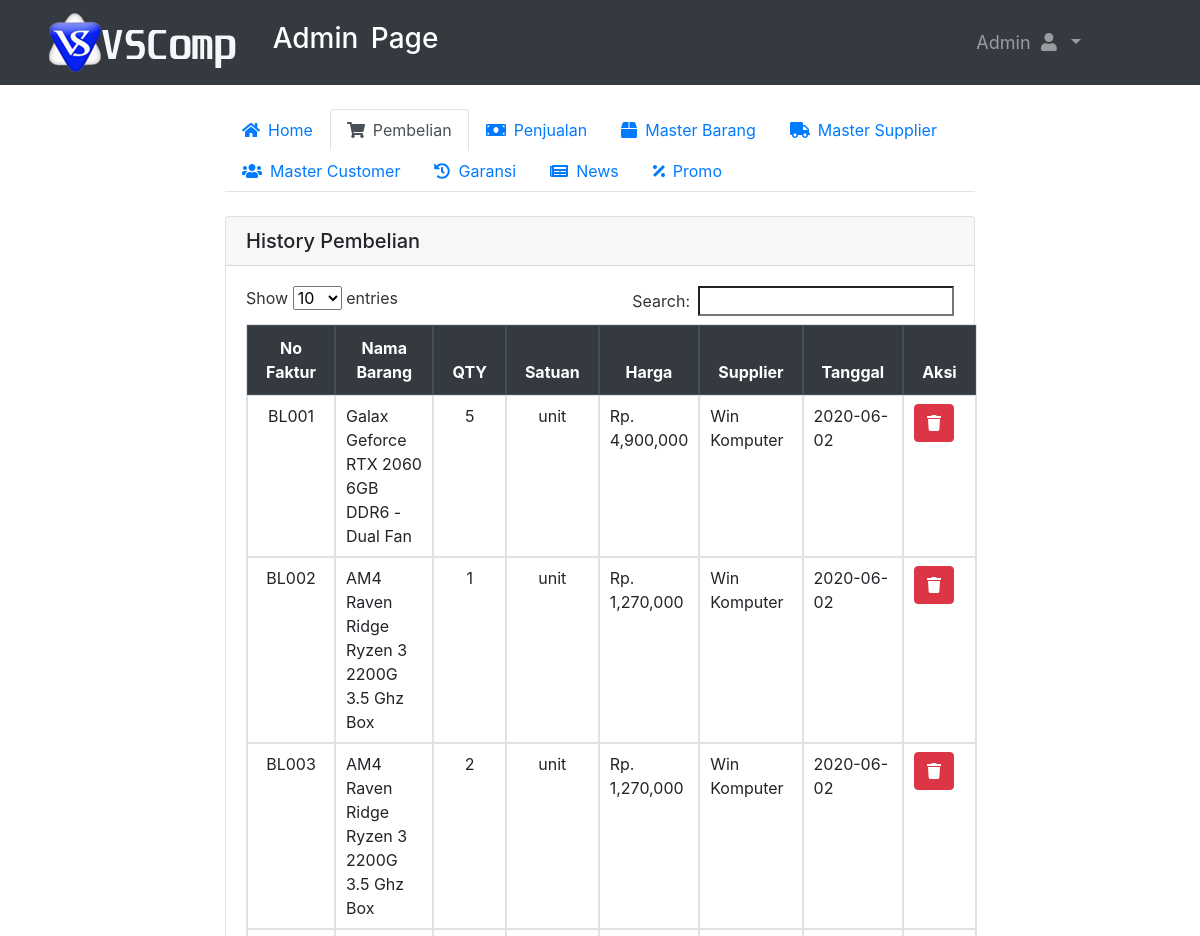
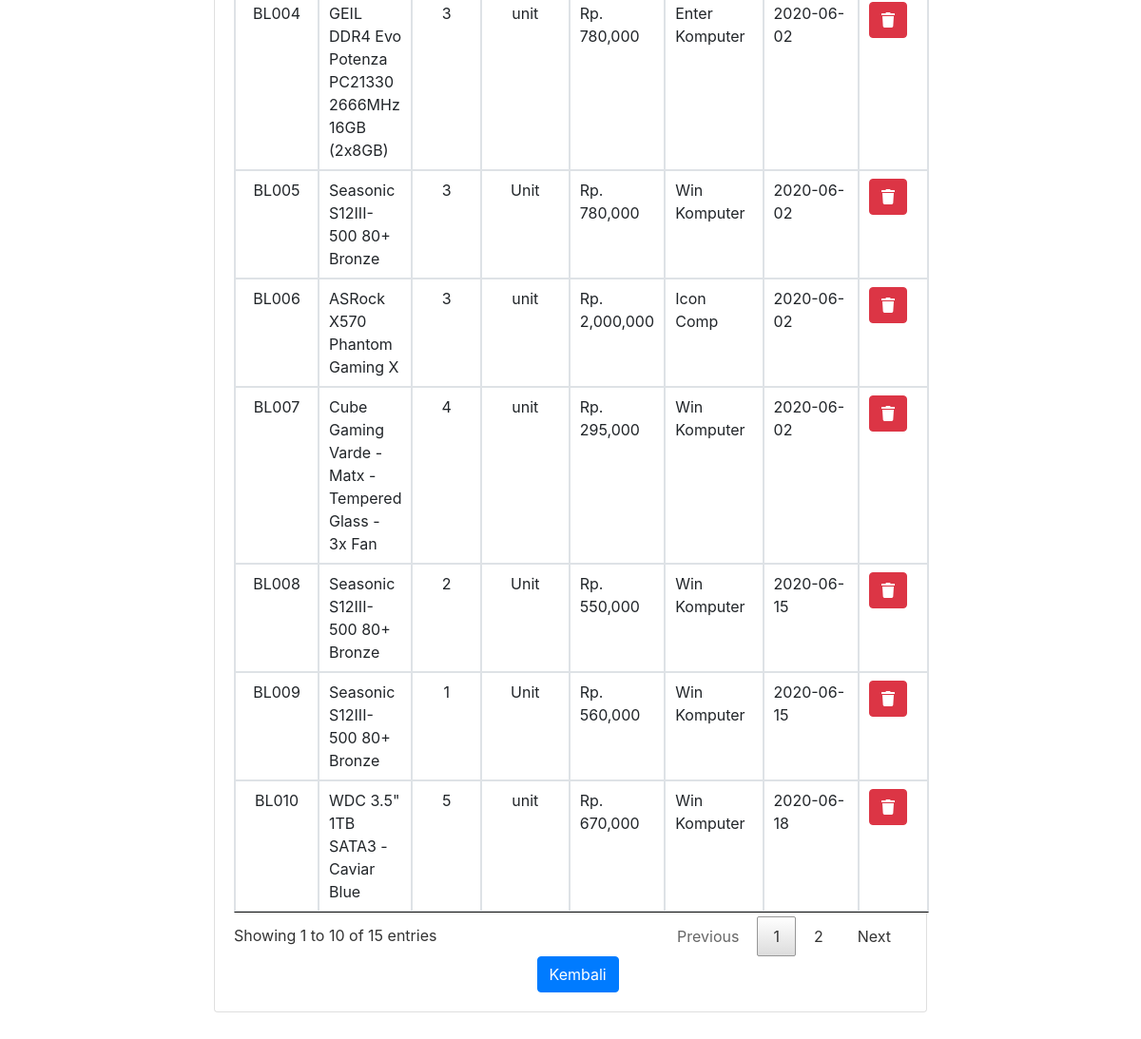
/admin/history-pembelian.php (signed in), run on the app's committed database (2 pictures, top to bottom).
### tables this page shows
CREATE TABLE `pembelian_barang` (
  `ID_BELI` varchar(50) NOT NULL,
  `ID_SUPP` int(11) DEFAULT NULL,
  `ID_BARANG` varchar(100) DEFAULT NULL,
  `ID_LOGIN` int(11) DEFAULT NULL,
  `JUMLAH` int(11) DEFAULT NULL,
  `SATUAN` varchar(10) DEFAULT NULL,
  `HARGA_BELI` double DEFAULT NULL,
  `TGL_BELI` date DEFAULT NULL
);

CREATE TABLE `master_barang` (
  `ID_BARANG` varchar(100) NOT NULL,
  `ID_KATEGORI` int(11) DEFAULT NULL,
  `NAMA_BARANG` varchar(100) DEFAULT NULL,
  `STOK` int(11) DEFAULT NULL,
  `SATUAN` varchar(10) DEFAULT NULL,
  `HARGA_JUAL` double DEFAULT NULL,
  `STATUS` varchar(10) DEFAULT NULL
);

CREATE TABLE `supplier` (
  `ID_SUPP` int(11) NOT NULL,
  `NAMA` varchar(100) DEFAULT NULL,
  `ALAMAT` varchar(200) DEFAULT NULL,
  `NO_HP` varchar(15) DEFAULT NULL
);

### function/function.php (called while the page is built, shortened)
<?php
 $conn= mysqli_connect ("localhost","root","","coba_penjualan");
function tampil_data($query){
  global $conn;
  $hasil = mysqli_query ($conn,$query);
  $array = [];
  while($data = mysqli_fetch_assoc($hasil)){
    $array[] = $data;
  }
  return $array;
}
?>

### admin/history-pembelian.php (the view, shortened to what this page needs)
<?php include'header.php';
?>
<div class="container-fluid custom-container">
  <div class="nav-menu">
  <ul class="nav nav-tabs" id="myTab" role="tablist">
    <li class="nav-item">
      <a class="nav-link" id="home-tab" href="dasboard.php" role="tab" aria-controls="home" aria-selected="true"><i class="fas fa-home mr-2"></i>Home</a>
    </li>
    <li class="nav-item">
      <a class="nav-link active" id="contact-tab" href="pembelian.php" role="tab" aria-controls="pembelian" aria-selected="false"><i class="fas fa-shopping-cart mr-2"></i>Pembelian</a>
    </li>
    <li class="nav-item">
      <a class="nav-link" id="contact-tab" href="penjualan.php" role="tab" aria-controls="penjualan" aria-selected="false"><i class="fas fa-money-bill mr-2"></i>Penjualan</a>
    </li>
    <li class="nav-item">
      <a class="nav-link" id="barang-tab" href="master-barang.php" role="tab" aria-controls="master barang" aria-selected="false"><i class="fas fa-box mr-2"></i>Master Barang</a>
    </li>
    <li class="nav-item">
      <a class="nav-link" id="profile-tab" href="master-supplier.php" role="tab" aria-controls="master supplier" aria-selected="false"><i class="fas fa-truck mr-2"></i>Master Supplier</a>
    </li>
    <li class="nav-item">
      <a class="nav-link" id="profile-tab" href="master-customer.php" role="tab" aria-controls="master customer" aria-selected="false"><i class="fas fa-users mr-2"></i>Master Customer</a>
    </li>
    <li class="nav-item">
      <a class="nav-link" id="profile-tab" href="garansi.php" role="tab" aria-controls="garansi" aria-selected="false"><i class="fas fa-history mr-2"></i>Garansi</a>
    </li>
    <li class="nav-item">
      <a class="nav-link" id="profile-tab" href="news.php" role="tab" aria-controls="news" aria-selected="false"><i class="fas fa-newspaper mr-2"></i>News</a>
    </li>
    <li class="nav-item">
      <a class="nav-link" id="profile-tab" href="promo.php" role="tab" aria-controls="promo" aria-selected="false"><i class="fas fa-percentage mr-2"></i>Promo</a>
    </li>
  </ul>
  <div class="tab-content" id="myTabContent">
    <div class="tab-pane fade show active" id="pembelian" role="tabpanel" aria-labelledby="profile-tab">
      <br>
      <div class="card">
        <h5 class="card-header">History Pembelian</h5>
      <div class="card-body">
        <table class="table table-bordered table-responsive-sm" id="tabel-data">
          <thead class="thead-dark text-center">
            <tr>
              <th scope="col" width="9%">No Faktur</th>
              <th scope="col" width="35%">Nama Barang</th>
              <th scope="col" width="5%">QTY</th>
              <th scope="col" width="6%">Satuan</th>
              <th scope="col" width="13%">Harga</th>
              <th scope="col" width="13%">Supplier</th>
              <th scope="col" width="9%">Tanggal</th>
              <th scope="col" width="5%">Aksi</th>
            </tr>
          </thead>
          <tbody>
            <?php $data_beli = tampil_data("SELECT *  FROM pembelian_barang INNER JOIN master_barang ON
                               pembelian_barang.ID_BARANG=master_barang.ID_BARANG INNER JOIN supplier ON supplier.ID_SUPP=pembelian_barang.ID_SUPP ORDER BY ID_BELI DESC"); ?>
            <?php foreach ($data_beli as $beli) :?>
            <tr>
              <td align="center"><?=$beli["ID_BELI"]; ?></td>
              <td><?=$beli["NAMA_BARANG"]; ?></td>
              <td align="center"><?=$beli["JUMLAH"]; ?></td>
              <td align="center"><?=$beli["SATUAN"]; ?></td>
              <td>Rp. <?=number_format($beli["HARGA_BELI"]); ?></td>
              <td><?=$beli["NAMA"]; ?></td>
              <td><?=$beli["TGL_BELI"]; ?></td>
              <form class="" action="" method="get">
              <td><button class="btn btn-danger" type="submit" name="delete" value="<?=$beli["ID_BELI"]; ?>" onclick="return confirm('Apakah anda yakin ?');"><i class="fas fa-trash"></i></button></a></td>
              </form>
            </tr>
          <?php endforeach; ?>
          </tbody>
        </table>
        <a href="pembelian.php"><button class="btn btn-primary" type="submit" name="kembali" value="" style="margin-left:45%;">Kembali</button></a>
      </div>
    </div>
    </div>
  </div>
</div>
</div>
<br><br><br><br><br>
</body>
</html>

### admin/header.php (shortened to what this page needs)
<?php
include'../function/function.php';
$user = $_SESSION['username'];
$hasil = mysqli_query($conn, "SELECT *  FROM login WHERE USERNAME = '$user'");
$row = mysqli_fetch_assoc($hasil);
?>
<!DOCTYPE html>
<html lang="en">
<head>
  <link rel="stylesheet" href="../css/bootstrap.min.css">
  <link rel="stylesheet" href="../css/datatables.min.css">
  <link rel="stylesheet" href="../css/datepicker.css">
  <link rel="stylesheet" href="../fontawesome/css/all.min.css">
  <link rel="stylesheet" href="../css/admin.css?v=1.0">
</head>
<body>
  <nav class="navbar navbar-expand-sm bg-dark navbar-dark sticky-top primary-nav" id="nav">
    <div class="container-fluid">
    <a class="navbar-brand" href="dasboard.php">
    <img src="../img/LOGO+TEXT.png" alt="Logo" id="logo"></img>
    <h3 style="display:inline; margin-top:30%">Admin Page</h3>
    </a>
   <div class="collapse navbar-collapse" id="navbarSupportedContent">
    <ul class="navbar-nav ml-auto">
      <li class="nav-item dropdown">
        <a class="nav-link dropdown-toggle" href="#" id="navbarDropdown" role="button" data-toggle="dropdown" aria-haspopup="true" aria-expanded="false">
          <?php echo $row["NAMA"]; ?> <i class="fas fa-user"></i>
        </a>
        <li class="nav-item">
          <a class="nav-link" href="#"> </a>
        </li>
        <li class="nav-item">
          <a class="nav-link" href="#"> </a>
        </li>
        <li class="nav-item">
          <a class="nav-link" href="#"> </a>
        </li>
        <li class="nav-item">
          <a class="nav-link" href="#"> </a>
        </li>
        <li class="nav-item">
          <a class="nav-link" href="#"> </a>
        </li>
      </li>
    </ul>
  </div>
  </nav>
<br>

### css/admin.css (style rules this page uses)
.navbar-expand-sm { font-size: 18px; word-spacing: 5px; }
.custom-container { width: 65%; }

### data on the page
pembelian_barang: ID_BELI "BL010", ID_BARANG.NAMA_BARANG "WDC 3.5\" 1TB SATA3 - Caviar Blue", JUMLAH "5", ID_BARANG.SATUAN "unit", HARGA_BELI "670,000", ID_SUPP.NAMA "Win Komputer", TGL_BELI "2020-06-18"
pembelian_barang: ID_BELI "BL009", ID_BARANG.NAMA_BARANG "Seasonic S12III-500 80+ Bronze", JUMLAH "1", ID_BARANG.SATUAN "Unit", HARGA_BELI "560,000", ID_SUPP.NAMA "Win Komputer", TGL_BELI "2020-06-15"
pembelian_barang: ID_BELI "BL008", ID_BARANG.NAMA_BARANG "Seasonic S12III-500 80+ Bronze", JUMLAH "2", ID_BARANG.SATUAN "Unit", HARGA_BELI "550,000", ID_SUPP.NAMA "Win Komputer", TGL_BELI "2020-06-15"
pembelian_barang: ID_BELI "BL007", ID_BARANG.NAMA_BARANG "Cube Gaming Varde - Matx - Tempered Glass - 3x Fan", JUMLAH "4", ID_BARANG.SATUAN "unit", HARGA_BELI "295,000", ID_SUPP.NAMA "Win Komputer", TGL_BELI "2020-06-02"
pembelian_barang: ID_BELI "BL006", ID_BARANG.NAMA_BARANG "ASRock X570 Phantom Gaming X", JUMLAH "3", ID_BARANG.SATUAN "unit", HARGA_BELI "2,000,000", ID_SUPP.NAMA "Icon Comp", TGL_BELI "2020-06-02"
pembelian_barang: ID_BELI "BL005", ID_BARANG.NAMA_BARANG "Seasonic S12III-500 80+ Bronze", JUMLAH "3", ID_BARANG.SATUAN "Unit", HARGA_BELI "780,000", ID_SUPP.NAMA "Win Komputer", TGL_BELI "2020-06-02"
pembelian_barang: ID_BELI "BL004", ID_BARANG.NAMA_BARANG "GEIL DDR4 Evo Potenza PC21330 2666MHz 16GB (2x8GB)", JUMLAH "3", ID_BARANG.SATUAN "unit", HARGA_BELI "780,000", ID_SUPP.NAMA "Enter Komputer", TGL_BELI "2020-06-02"
pembelian_barang: ID_BELI "BL003", ID_BARANG.NAMA_BARANG "AM4 Raven Ridge Ryzen 3 2200G 3.5 Ghz Box", JUMLAH "2", ID_BARANG.SATUAN "unit", HARGA_BELI "1,270,000", ID_SUPP.NAMA "Win Komputer", TGL_BELI "2020-06-02"
pembelian_barang: ID_BELI "BL002", ID_BARANG.NAMA_BARANG "AM4 Raven Ridge Ryzen 3 2200G 3.5 Ghz Box", JUMLAH "1", ID_BARANG.SATUAN "unit", HARGA_BELI "1,270,000", ID_SUPP.NAMA "Win Komputer", TGL_BELI "2020-06-02"
pembelian_barang: ID_BELI "BL001", ID_BARANG.NAMA_BARANG "Galax Geforce RTX 2060 6GB DDR6 - Dual Fan", JUMLAH "5", ID_BARANG.SATUAN "unit", HARGA_BELI "4,900,000", ID_SUPP.NAMA "Win Komputer", TGL_BELI "2020-06-02"

### other printed values
$row["NAMA"] "Admin"
